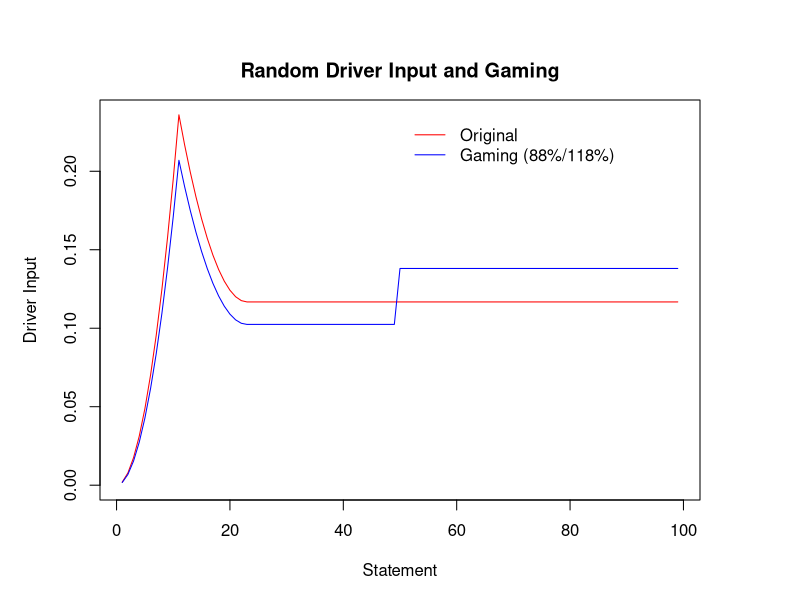

Recreate this plot in R.
## ---- chunk 1
library(stats)
r1 <- runif(1, 0.2, 0.3)      
r2 <- runif(1, 0.08, 0.12)
r3 <- round(runif(1, 8, 12))
r4 <- round(runif(1, 21, 30))
x <- rep(0, 99)
for (i in 1:r3) {x[i] <- r1 * (i^2) / (r3^2)}
for (i in r3:r4) {x[i] <- r2 + (r1 - r2) * ((r4-i)^2) / ((r4-r3)^2)}
for (i in r4:99) {x[i] <- r2}
r5 <- runif(1, 0.5, 1.5)
r6 <- runif(1, 0.5, 1.5)
r7 <- round(runif(1, 40, 60))
gamefactor <- rep(1, 99)
gamefactor[1:r7] <- rep(r5, r7)
gamefactor[(r7+1):99] <- rep(r6, 99-r7)
y <- x * gamefactor
par(mar = c(4,4,3,1))
par(pin = c(6,4))
plot(x, type = "l", col = "red", ylim = c(0, max(x, y)),
     main = "Random Driver Input and Gaming", xlab = "Statement", ylab = "Driver Input")
lines(y, col = "blue")
legend(50, max(x,y), 
       c("Original", 
         paste("Gaming (", 
               round(r5 * 100), "%/", 
               round(r6 * 100), "%)", 
               sep = '')),
       lty = c(1,1), col = c("red","blue"), bty="n")
